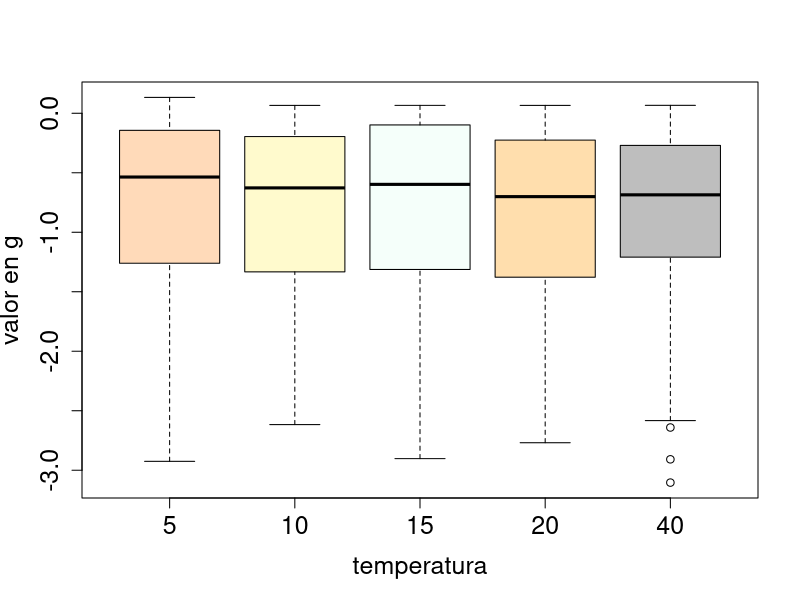

The R script that drew this image:
g <- function(x, y) {
  a<- (((x + 0.5)^4 - 30 * x^2 - 20 * x + (y + 0.5)^4 - 30 * y^2 - 20 * y)/100)
  return(a)
}

valeng <- c()
temperaturas <- c(5,10,15,20,40)
for(tem in temperaturas){
  low <- -3
  high <- -low
  step <- 0.25
  replicas <- 15
  t <- tem
  ep <- 0.80
  replica <- function(t){
    curr <- c(runif(1, low, high), runif(1, low, high))
    best <- curr
    for (tiempo in 1:t) {
      delta <- runif(1, 0, step)
      x1 <- curr + c(-delta,0)
      x2 <- curr + c(delta,0)
      y1 <- curr + c(0,-delta)
      y2 <- curr + c(0,delta)
      puntos <- c(x1,x2,y1,y2)
      for(k in 1:8){
        if(puntos[k] < (-5)){
          puntos[k] <- puntos[k]+10
        }
        if(puntos[k] > 5){
          puntos[k] <- puntos[k]-10
        }
      }
      vecx <- c()
      vecy <- c()
      for(p in 1:8){
        if(p %% 2 == 0){
          vecy <- c(vecy,puntos[p])
        }else{
          vecx <- c(vecx,puntos[p])
        }
      }
      u <- sample(1:4,1)
      x.p <- c(vecx[u],vecy[u])
      delt <- g(x.p[1],x.p[2]) - g(curr[1],curr[2])
      if(delt > 0){
        curr <- x.p
      }else{
        if(runif(1)< exp((delt) / (t * ep))){
          curr <- x.p
          if(t == 1){
            t <-t
          }else{
            t <- t-1
          }
        }
      }
      
      if(g(curr[1],curr[2]) > g(best[1],best[2])){
        best <- curr
      }
    }
    return(best)
  }
  
  
  tmax <- 100
  resultados <- c()
  for(indi in 1:100){
    resultados <- c(resultados, replica(tmax))
  }
  vecx <- c()
  vecy <- c()
  aux <- 200
  for(p in 1:aux){
    if(p %% 2 == 0){
      vecy <- c(vecy,resultados[p])
    }else{
      vecx <- c(vecx,resultados[p])
    }
  }
  
  valores <- c()
  for(q in 1:100){
    valores <- c(valores, g(vecx[q], vecy[q]))
  }
  valeng <- c(valeng, valores)
  
}

v1 <- c(valeng[1:100])
v2 <- c(valeng[101:200])
v3 <- c(valeng[201:300])
v4 <- c(valeng[301:400])
v5 <- c(valeng[401:500])
datos <- data.frame(v1, v2, v3, v4, v5)

png("Dimarb.png")
colnames(datos)<- c(5,10,15,20,40)
colores<-c("peach puff", "lemon chiffon", "mint cream", "navajo white", "gray")
boxplot(datos, use.cols=FALSE, 
        xlab="temperatura", ylab="valor en g", cex.lab = 1.5, cex.axis= 1.5, col = colores)
graphics.off()

